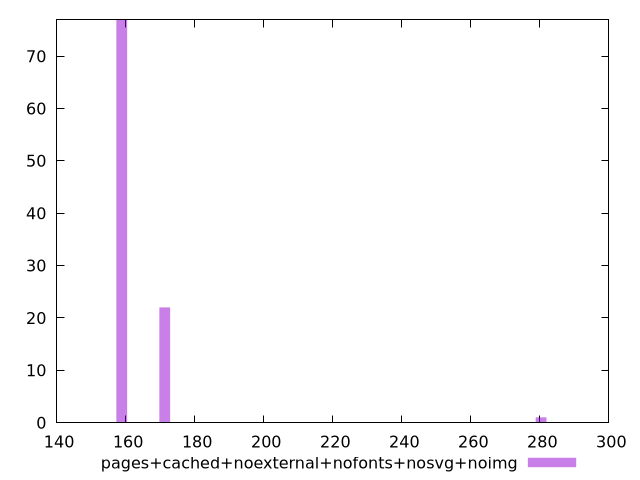

This figure's gnuplot source:
$_pagesCachedNoexternalNofontsNosvgNoimg <<EOF
171.33020635769662 22
158.86982771350048 77
280.35851949441263 1
EOF
set key outside below
set terminal pngcairo
set output "report_00005_2020-11-02T22-26-11.212Z/uses-http2/pages+cached+noexternal+nofonts+nosvg+noimg//raw_hist.png"
set yrange [0:77]
set boxwidth 3.1150946610490293
set style fill transparent solid 0.5 noborder
plot $_pagesCachedNoexternalNofontsNosvgNoimg title "pages+cached+noexternal+nofonts+nosvg+noimg" with boxes ,
